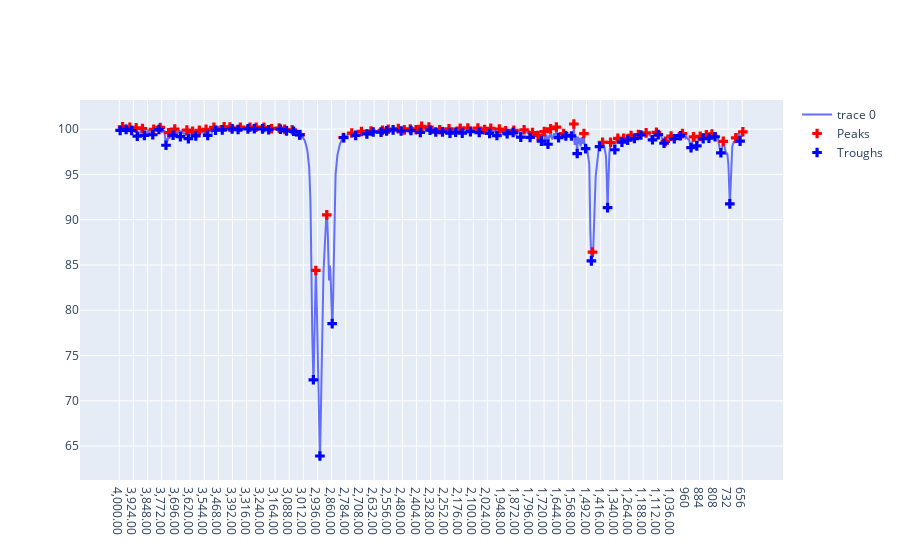

Notebook code for this chart:
### Code cell
import plotly.graph_objects as go
import pandas as pd
import numpy as np
from scipy.signal import find_peaks

# Assuming 'data' is your DataFrame and it has columns 'T' and 'Ondas'
# Create a scatter plot
fig = go.Figure(go.Scatter(x=data['T'], y=data['Ondas'], mode='lines'))

# Identify peaks
peaks, _ = find_peaks(data['Ondas'].values, distance=30) # Adjust distance as needed

# Identify troughs (local minima)
troughs, _ = find_peaks(-data['Ondas'].values, distance=30) # Negate the data for troughs

# Add markers for peaks
fig.add_trace(go.Scatter(
    x=data['T'].iloc[peaks],
    y=data['Ondas'].iloc[peaks],
    mode='markers',
    marker=dict(
        size=8,
        color='red',
        symbol='cross'
    ),
    name='Peaks'
))

# Add markers for troughs
fig.add_trace(go.Scatter(
    x=data['T'].iloc[troughs],
    y=data['Ondas'].iloc[troughs],
    mode='markers',
    marker=dict(
        size=8,
        color='blue',
        symbol='cross'
    ),
    name='Troughs'
))

# Show the plot
fig.show()
